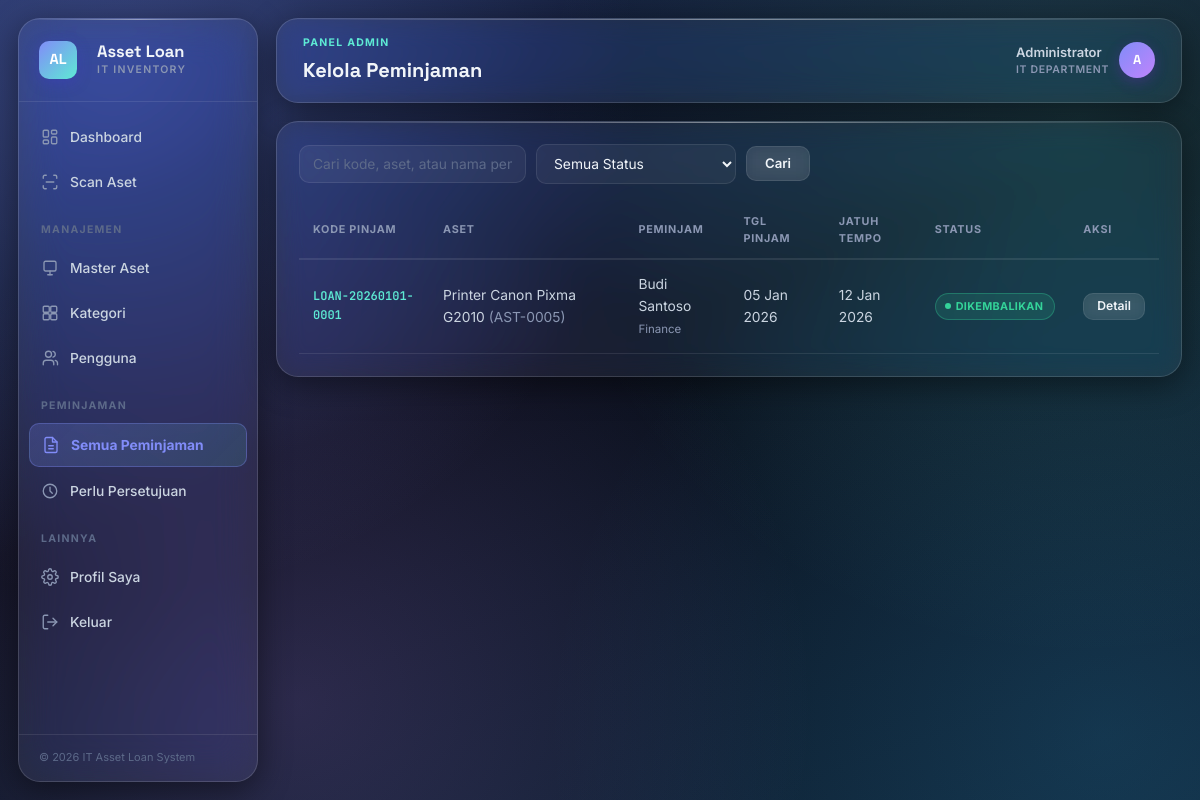
The app's page /loans_list.php (signed in) with its own data.
### tables this page shows
CREATE TABLE users (
    id INT AUTO_INCREMENT PRIMARY KEY,
    nik VARCHAR(30) UNIQUE NOT NULL,
    name VARCHAR(100) NOT NULL,
    email VARCHAR(100) UNIQUE NOT NULL,
    password VARCHAR(255) NOT NULL,
    department VARCHAR(100) DEFAULT NULL,
    phone VARCHAR(30) DEFAULT NULL,
    role ENUM('admin','employee') NOT NULL DEFAULT 'employee',
    status ENUM('active','inactive') NOT NULL DEFAULT 'active',
    created_at TIMESTAMP DEFAULT CURRENT_TIMESTAMP,
    updated_at TIMESTAMP DEFAULT CURRENT_TIMESTAMP ON UPDATE CURRENT_TIMESTAMP
);

CREATE TABLE loans (
    id INT AUTO_INCREMENT PRIMARY KEY,
    loan_code VARCHAR(50) UNIQUE NOT NULL,
    asset_id INT NOT NULL,
    user_id INT NOT NULL,
    purpose TEXT NOT NULL,
    loan_date DATE NOT NULL,
    due_date DATE NOT NULL,
    return_date DATE DEFAULT NULL,
    condition_on_loan ENUM('good','minor_damage','major_damage') NOT NULL DEFAULT 'good',
    condition_on_return ENUM('good','minor_damage','major_damage') DEFAULT NULL,
    status ENUM('pending','approved','rejected','active','returned','overdue') NOT NULL DEFAULT 'pending',
    approved_by INT DEFAULT NULL,
    approved_at DATETIME DEFAULT NULL,
    rejection_reason VARCHAR(255) DEFAULT NULL,
    return_notes TEXT DEFAULT NULL,
    received_by INT DEFAULT NULL,
    created_at TIMESTAMP DEFAULT CURRENT_TIMESTAMP,
    updated_at TIMESTAMP DEFAULT CURRENT_TIMESTAMP ON UPDATE CURRENT_TIMESTAMP,
    FOREIGN KEY (asset_id) REFERENCES assets(id) ON DELETE RESTRICT,
    FOREIGN KEY (user_id) REFERENCES users(id) ON DELETE RESTRICT,
    FOREIGN KEY (approved_by) REFERENCES users(id) ON DELETE SET NULL,
    FOREIGN KEY (received_by) REFERENCES users(id) ON DELETE SET NULL
);

CREATE TABLE assets (
    id INT AUTO_INCREMENT PRIMARY KEY,
    asset_code VARCHAR(50) UNIQUE NOT NULL,
    name VARCHAR(150) NOT NULL,
    category_id INT NOT NULL,
    brand VARCHAR(100) DEFAULT NULL,
    serial_number VARCHAR(150) DEFAULT NULL,
    specification TEXT DEFAULT NULL,
    purchase_date DATE DEFAULT NULL,
    condition_status ENUM('good','minor_damage','major_damage') NOT NULL DEFAULT 'good',
    status ENUM('available','on_loan','maintenance','retired') NOT NULL DEFAULT 'available',
    photo VARCHAR(255) DEFAULT NULL,
    notes TEXT DEFAULT NULL,
    created_at TIMESTAMP DEFAULT CURRENT_TIMESTAMP,
    updated_at TIMESTAMP DEFAULT CURRENT_TIMESTAMP ON UPDATE CURRENT_TIMESTAMP,
    FOREIGN KEY (category_id) REFERENCES categories(id) ON DELETE RESTRICT
);

### loans_list.php (the view, shortened to what this page needs)
<?php
require_once __DIR__ . '/includes/functions.php';
$conn = getConnection();
$search = trim($_GET['search'] ?? '');
$where = [];
$whereSql = $where ? 'WHERE ' . implode(' AND ', $where) : '';
$sql = "SELECT l.*, a.name as asset_name, a.asset_code, u.name as user_name, u.department
        FROM loans l
        JOIN assets a ON a.id = l.asset_id
        JOIN users u ON u.id = l.user_id
        $whereSql
        ORDER BY
            CASE l.status WHEN 'pending' THEN 0 WHEN 'overdue' THEN 1 WHEN 'active' THEN 2 ELSE 3 END,
            l.created_at DESC";
$stmt = $conn->prepare($sql);
$stmt->execute();
$loans = $stmt->get_result();
$pageTitle = 'Kelola Peminjaman';
require_once __DIR__ . '/includes/header.php';
?>
<div class="card">
    <form method="GET" class="filter-bar">
        <input type="text" name="search" class="form-control" placeholder="Cari kode, aset, atau nama peminjam..." value="<?php echo esc($search); ?>">
        <select name="status" class="form-control" onchange="this.form.submit()">
            <option value="">Semua Status</option>
        </select>
        <button type="submit" class="btn btn-outline">Cari</button>
    </form>
    <div class="table-responsive">
    <table class="data-table">
        <thead>
            <tr>
                <th>Kode Pinjam</th>
                <th>Aset</th>
                <th>Peminjam</th>
                <th>Tgl Pinjam</th>
                <th>Jatuh Tempo</th>
                <th>Status</th>
                <th>Aksi</th>
            </tr>
        </thead>
        <tbody>
            <?php while ($row = $loans->fetch_assoc()): ?>
            <tr data-href="<?php echo BASE_URL; ?>loan_detail.php?id=<?php echo $row['id']; ?>">
                <td class="mono"><?php echo esc($row['loan_code']); ?></td>
                <td><?php echo esc($row['asset_name']); ?> <span class="text-muted">(<?php echo esc($row['asset_code']); ?>)</span></td>
                <td><?php echo esc($row['user_name']); ?><br><span class="text-muted" style="font-size:11.5px;"><?php echo esc($row['department']); ?></span></td>
                <td><?php echo formatDate($row['loan_date']); ?></td>
                <td><?php echo formatDate($row['due_date']); ?></td>
                <td><?php echo statusBadge($row['status']); ?></td>
                <td>
                    <div class="flex-gap">
                        <a href="<?php echo BASE_URL; ?>loan_detail.php?id=<?php echo $row['id']; ?>" class="btn btn-sm btn-outline">Detail</a>
                    </div>
                </td>
            </tr>
            <?php endwhile; ?>
        </tbody>
    </table>
    </div>
</div>
<?php require_once __DIR__ . '/includes/footer.php'; ?>

### includes/header.php (shortened to what this page needs)
<?php
require_once __DIR__ . '/functions.php';
$user = currentUser();
$currentPage = basename($_SERVER['PHP_SELF']);
?>
<!DOCTYPE html>
<html lang="id">
<head>
<link rel="stylesheet" href="<?php echo BASE_URL; ?>assets/css/style.css">
</head>
<body>
<div class="app-shell">
    <aside class="sidebar" id="sidebar">
        <div class="sidebar-brand">
            <div class="flex-gap">
                <span class="mark">AL</span>
                <div>
                    <div class="title">Asset Loan</div>
                    <div class="subtitle">IT Inventory</div>
                </div>
            </div>
        </div>
        <nav class="sidebar-nav">
            <a href="<?php echo BASE_URL; ?>dashboard.php" class="<?php echo $currentPage=='dashboard.php'?'active':''; ?>" data-tooltip="Dashboard">
                <span class="icon"><svg viewBox="0 0 24 24" fill="none" stroke="currentColor" stroke-linecap="round" stroke-linejoin="round"><rect x="3" y="3" width="7" height="9" rx="1.5"/><rect x="14" y="3" width="7" height="5" rx="1.5"/><rect x="14" y="12" width="7" height="9" rx="1.5"/><rect x="3" y="16" width="7" height="5" rx="1.5"/></svg></span>
                <span class="nav-label">Dashboard</span>
            </a>
            <a href="<?php echo BASE_URL; ?>scan.php" class="<?php echo $currentPage=='scan.php'?'active':''; ?>" data-tooltip="Scan Aset">
                <span class="icon"><svg viewBox="0 0 24 24" fill="none" stroke="currentColor" stroke-linecap="round" stroke-linejoin="round"><path d="M3 7V5a2 2 0 0 1 2-2h2"/><path d="M17 3h2a2 2 0 0 1 2 2v2"/><path d="M21 17v2a2 2 0 0 1-2 2h-2"/><path d="M7 21H5a2 2 0 0 1-2-2v-2"/><line x1="7" y1="12" x2="17" y2="12"/></svg></span>
                <span class="nav-label">Scan Aset</span>
            </a>
            <?php if (isAdmin()): ?>
                <div class="nav-section-label">Manajemen</div>
                <a href="<?php echo BASE_URL; ?>assets_list.php" class="<?php echo in_array($currentPage,['assets_list.php','asset_form.php'])?'active':''; ?>" data-tooltip="Master Aset">
                    <span class="icon"><svg viewBox="0 0 24 24" fill="none" stroke="currentColor" stroke-linecap="round" stroke-linejoin="round"><rect x="4" y="3" width="16" height="13" rx="2"/><path d="M9 21h6"/><path d="M12 16v5"/></svg></span>
                    <span class="nav-label">Master Aset</span>
                </a>
                <a href="<?php echo BASE_URL; ?>categories.php" class="<?php echo $currentPage=='categories.php'?'active':''; ?>" data-tooltip="Kategori">
                    <span class="icon"><svg viewBox="0 0 24 24" fill="none" stroke="currentColor" stroke-linecap="round" stroke-linejoin="round"><rect x="3" y="3" width="8" height="8" rx="1.5"/><rect x="13" y="3" width="8" height="8" rx="1.5"/><rect x="3" y="13" width="8" height="8" rx="1.5"/><rect x="13" y="13" width="8" height="8" rx="1.5"/></svg></span>
                    <span class="nav-label">Kategori</span>
                </a>
                <a href="<?php echo BASE_URL; ?>users_list.php" class="<?php echo in_array($currentPage,['users_list.php','user_form.php'])?'active':''; ?>" data-tooltip="Pengguna">
                    <span class="icon"><svg viewBox="0 0 24 24" fill="none" stroke="currentColor" stroke-linecap="round" stroke-linejoin="round"><path d="M17 21v-2a4 4 0 0 0-4-4H7a4 4 0 0 0-4 4v2"/><circle cx="10" cy="7" r="4"/><path d="M22 21v-2a4 4 0 0 0-3-3.87"/><path d="M16 3.13a4 4 0 0 1 0 7.75"/></svg></span>
                    <span class="nav-label">Pengguna</span>
                </a>
                <div class="nav-section-label">Peminjaman</div>
                <a href="<?php echo BASE_URL; ?>loans_list.php" class="<?php echo ($currentPage=='loans_list.php' && ($_GET['status'] ?? '')==='')?'active':''; ?>" data-tooltip="Semua Peminjaman">
                    <span class="icon"><svg viewBox="0 0 24 24" fill="none" stroke="currentColor" stroke-linecap="round" stroke-linejoin="round"><path d="M14 2H6a2 2 0 0 0-2 2v16a2 2 0 0 0 2 2h12a2 2 0 0 0 2-2V8z"/><path d="M14 2v6h6"/><path d="M9 13h6"/><path d="M9 17h6"/></svg></span>
                    <span class="nav-label">Semua Peminjaman</span>
                </a>
                <a href="<?php echo BASE_URL; ?>loans_list.php?status=pending" class="<?php echo ($currentPage=='loans_list.php' && ($_GET['status'] ?? '')=='pending')?'active':''; ?>" data-tooltip="Perlu Persetujuan">
                    <span class="icon"><svg viewBox="0 0 24 24" fill="none" stroke="currentColor" stroke-linecap="round" stroke-linejoin="round"><circle cx="12" cy="12" r="9"/><path d="M12 7v5l3 3"/></svg></span>
                    <span class="nav-label">Perlu Persetujuan</span>
                </a>
            <?php endif; ?>
            <div class="nav-section-label">Lainnya</div>
            <a href="<?php echo BASE_URL; ?>profile.php" class="<?php echo $currentPage=='profile.php'?'active':''; ?>" data-tooltip="Profil Saya">
                <span class="icon"></span>
                <span class="nav-label">Profil Saya</span>
            </a>
            <a href="<?php echo BASE_URL; ?>logout.php" data-tooltip="Keluar">
                <span class="icon"><svg viewBox="0 0 24 24" fill="none" stroke="currentColor" stroke-linecap="round" stroke-linejoin="round"><path d="M9 21H5a2 2 0 0 1-2-2V5a2 2 0 0 1 2-2h4"/><path d="M16 17l5-5-5-5"/><path d="M21 12H9"/></svg></span>
                <span class="nav-label">Keluar</span>
            </a>
        </nav>
        <div class="sidebar-footer">
            &copy; <?php echo date('Y'); ?> IT Asset Loan System
        </div>
    </aside>
    <div class="main">
        <div class="topbar no-mobile">
            <div>
                <div class="page-eyebrow"><?php echo isAdmin() ? 'Panel Admin' : 'Panel Karyawan'; ?></div>
                <div class="page-title"><?php echo isset($pageTitle) ? esc($pageTitle) : 'Dashboard'; ?></div>
            </div>
            <div class="user-chip">
                <div>
                    <div style="font-weight:600;"><?php echo esc($user['name']); ?></div>
                    <div class="role-tag"><?php echo esc($user['department'] ?? ''); ?></div>
                </div>
                <div class="avatar"><?php echo esc(strtoupper(substr($user['name'],0,1))); ?></div>
            </div>
        </div>
        <div class="content">

### includes/functions.php (shortened to what this page needs)
<?php
function isLoggedIn() {
    return isset($_SESSION['user_id']);
}
function isAdmin() {
    return isLoggedIn() && $_SESSION['role'] === 'admin';
}
function currentUser() {
    static $user = null;
    if ($user === null && isLoggedIn()) {
        $conn = getConnection();
        $stmt = $conn->prepare("SELECT * FROM users WHERE id = ?");
        $stmt->bind_param('i', $_SESSION['user_id']);
        $stmt->execute();
        $user = $stmt->get_result()->fetch_assoc();
    }
    return $user;
}
function esc($str) {
    return htmlspecialchars($str ?? '', ENT_QUOTES, 'UTF-8');
}
function formatDate($date, $format = 'd M Y') {
    return date($format, strtotime($date));
}
function statusBadge($status) {
    $map = [
        'available'      => ['label' => 'Tersedia', 'class' => 'badge-success'],
        'on_loan'        => ['label' => 'Dipinjam', 'class' => 'badge-warning'],
        'maintenance'    => ['label' => 'Maintenance', 'class' => 'badge-secondary'],
        'retired'        => ['label' => 'Pensiun', 'class' => 'badge-dark'],
        'pending'        => ['label' => 'Menunggu Persetujuan', 'class' => 'badge-warning'],
        'approved'       => ['label' => 'Disetujui', 'class' => 'badge-info'],
        'rejected'       => ['label' => 'Ditolak', 'class' => 'badge-danger'],
        'active'         => ['label' => 'Sedang Dipinjam', 'class' => 'badge-primary'],
        'returned'       => ['label' => 'Dikembalikan', 'class' => 'badge-success'],
        'overdue'        => ['label' => 'Terlambat', 'class' => 'badge-danger'],
        'good'           => ['label' => 'Baik', 'class' => 'badge-success'],
        'minor_damage'   => ['label' => 'Rusak Ringan', 'class' => 'badge-warning'],
        'major_damage'   => ['label' => 'Rusak Berat', 'class' => 'badge-danger'],
        'active_user'    => ['label' => 'Aktif', 'class' => 'badge-success'],
        'inactive'       => ['label' => 'Nonaktif', 'class' => 'badge-secondary'],
    ];
    $info = $map[$status] ?? ['label' => $status, 'class' => 'badge-secondary'];
    return '<span class="badge ' . $info['class'] . '">' . esc($info['label']) . '</span>';
}

### records on screen
users: name "Administrator", department "IT DEPARTMENT", name "A"
loans: loan_code "LOAN-20260101-0001", asset.name "Printer Canon Pixma G2010", asset.asset_code "AST-0005", user.name "Budi Santoso", user.department "Finance", loan_date "05 Jan 2026", due_date "12 Jan 2026", status "DIKEMBALIKAN"

### other values on screen
$pageTitle "Kelola Peminjaman"
